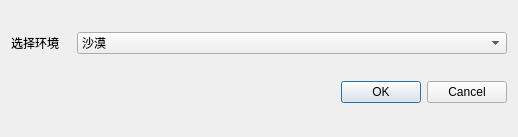
<?xml version="1.0" encoding="UTF-8"?>
<ui version="4.0">
 <class>EnvironmentSettingDialog</class>
 <widget class="QDialog" name="EnvironmentSettingDialog">
  <property name="geometry">
   <rect>
    <x>0</x>
    <y>0</y>
    <width>518</width>
    <height>137</height>
   </rect>
  </property>
  <property name="windowTitle">
   <string>Dialog</string>
  </property>
  <layout class="QVBoxLayout" name="verticalLayout">
   <item>
    <layout class="QHBoxLayout" name="horizontalLayout">
     <item>
      <widget class="QLabel" name="label">
       <property name="maximumSize">
        <size>
         <width>60</width>
         <height>16777215</height>
        </size>
       </property>
       <property name="text">
        <string>选择环境</string>
       </property>
      </widget>
     </item>
     <item>
      <widget class="QComboBox" name="comboBox">
       <item>
        <property name="text">
         <string>沙漠</string>
        </property>
       </item>
       <item>
        <property name="text">
         <string>工厂</string>
        </property>
       </item>
       <item>
        <property name="text">
         <string>恐怖</string>
        </property>
       </item>
       <item>
        <property name="text">
         <string>生化实验室</string>
        </property>
       </item>
      </widget>
     </item>
    </layout>
   </item>
   <item>
    <widget class="QDialogButtonBox" name="buttonBox">
     <property name="orientation">
      <enum>Qt::Horizontal</enum>
     </property>
     <property name="standardButtons">
      <set>QDialogButtonBox::Cancel|QDialogButtonBox::Ok</set>
     </property>
    </widget>
   </item>
  </layout>
 </widget>
 <resources/>
 <connections>
  <connection>
   <sender>buttonBox</sender>
   <signal>accepted()</signal>
   <receiver>EnvironmentSettingDialog</receiver>
   <slot>accept()</slot>
   <hints>
    <hint type="sourcelabel">
     <x>248</x>
     <y>254</y>
    </hint>
    <hint type="destinationlabel">
     <x>157</x>
     <y>274</y>
    </hint>
   </hints>
  </connection>
  <connection>
   <sender>buttonBox</sender>
   <signal>rejected()</signal>
   <receiver>EnvironmentSettingDialog</receiver>
   <slot>reject()</slot>
   <hints>
    <hint type="sourcelabel">
     <x>316</x>
     <y>260</y>
    </hint>
    <hint type="destinationlabel">
     <x>286</x>
     <y>274</y>
    </hint>
   </hints>
  </connection>
 </connections>
</ui>
